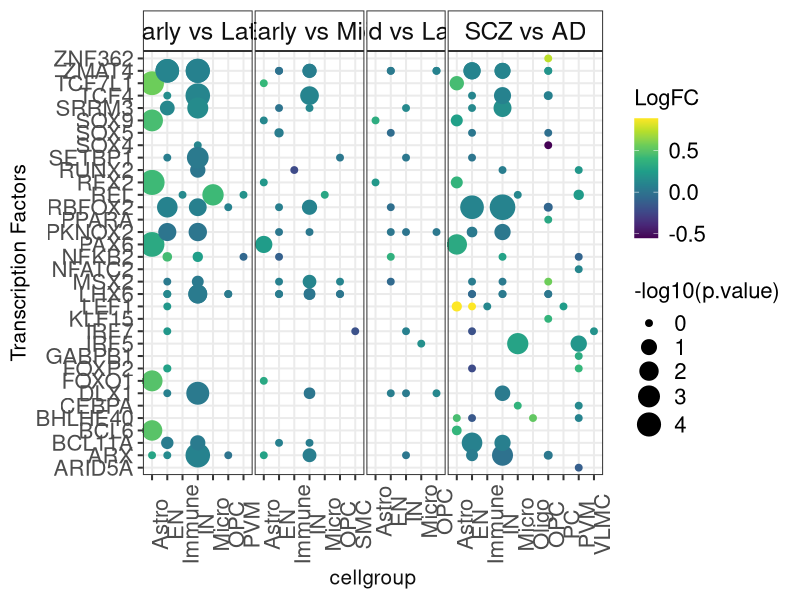
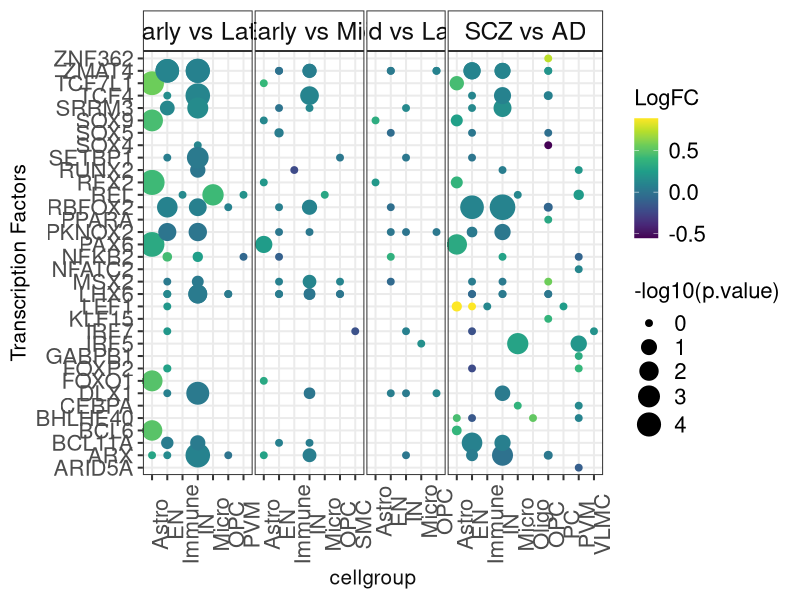

The R script that drew these images, in order:
library(ggplot2)
library(viridis)
library(dplyr)

data = read.csv(file='./Figures/Figures 4-6/data/tf_degs.csv')
size_range = c(2, 8)

# colour blind palette from http://www.cookbook-r.com/Graphs/Colors_(ggplot2)/
cbPalette <- c("#E69F00", "#56B4E9",
               "#009E73", "#F0E442", "#0072B2",
               "#D55E00", "#CC79A7", "#DF69A7")
ggplot(data, aes(x = cellgroup, y = gene, colour = log_fold_change, 
                 size = inv_fdr, group = stage)) +
  geom_point() +
  scale_color_gradientn(colours = viridis::viridis(10)) +
  # scale_color_gradientn(colours = terrain.colors(20)) +
  # scale_color_gradient2(low = "blue", high = "red") +
  
  scale_size_continuous(range = size_range) +
  facet_grid(. ~ stage, space = "free", scales ="free", switch = "y")  +
  # scale_x_discrete(position = "right") +
  labs(y = 'Transcription Factors',
       colour = 'LogFC',
       size = '-log10(p.value)',
       x = "cellgroup"
  ) +
  theme_bw(base_size = 15) +
  theme(
    legend.text = element_text(size = 16),
    axis.text.x = element_text(size = 16, angle=90),
    axis.title.x = element_text(colour = "gray6"),
    axis.text.y = element_text(size = 16, vjust = 0.5),
    legend.title = element_text(size = 16),
    panel.spacing = unit(0.1, "lines"),
    strip.background = element_rect(fill = NA),
    strip.text = element_text(size = 18, colour = "gray6") #,
    # strip.text.y.left = element_text(angle = 0)
  )
ggsave('top_DEGs_dot_plot.png', width=60, height=40, units='cm', dpi=300)
